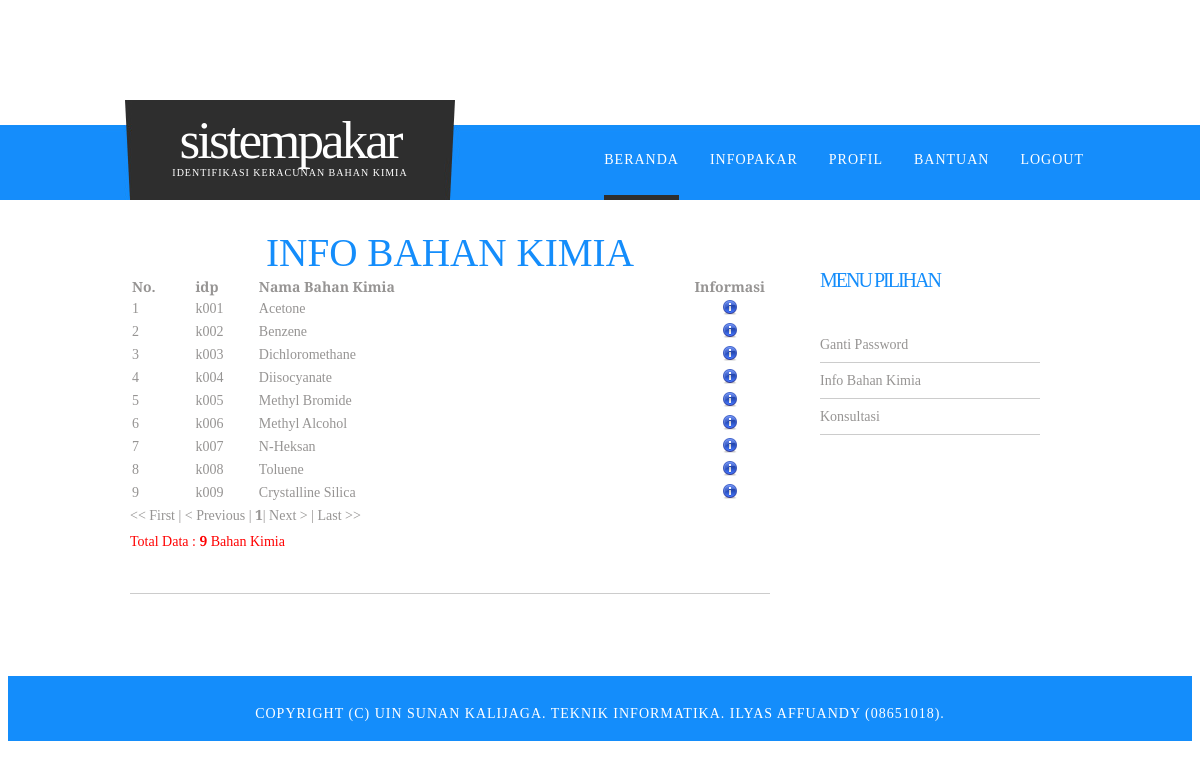
/home.php?page=infokimia (signed in), run on the app's committed database.
### tables this page shows
CREATE TABLE IF NOT EXISTS `kimia` (
  `idk` varchar(4) NOT NULL,
  `nm_kimia` varchar(35) NOT NULL,
  `nama_lain` text NOT NULL,
  `definisi` text NOT NULL,
  `pencegahan` text NOT NULL,
  `solusi` text NOT NULL,
  PRIMARY KEY (`idk`)
);

### page/infokimia.php (the view, shortened to what this page needs)
<h2 align="center">INFO BAHAN KIMIA</h2>
<table width="100%" align="left" border="0" cellpadding="1" cellspacing="1">
	<thead >
		<th width="10%" >No.</th>
		<th width="10%">idp</th>
		<th width="70%">Nama Bahan Kimia</th>
		<th width="40%"align="center">Informasi</th>
	</thead>
<tbody>
<?php
$batas=10;
$halaman = $_GET['halaman'];
if(empty($halaman))
{
$posisi=0;
$halaman=1;
}
else
{
$posisi = ($halaman-1) * $batas;
}
$no=$posisi+1;
$sql=  mysql_query("SELECT * FROM kimia ORDER BY idk ASC limit $posisi,$batas") or die (mysql_query());
if (mysql_num_rows($sql) == 0){
	echo '<tr><td colspan=4><center><br/><h4>Tidak ada data</h4></center></td></tr>';
	}else{
while ($row = mysql_fetch_assoc($sql)) {
     echo '<tr>
			<td>'.$no.'</td>
			<td>'.$row['idk'].'</td>
			<td>'.$row['nm_kimia'].'</td>
			<td align="center"><a href="home.php?page=infokimia&aksi=edit&idk='.$row['idk'].'" title="lihat"><img src="images/icons/information.png" alt="lihat" /></a><td></tr>';
$no++;
			}
}
?>
	</tbody>
</table>
<table><tbody>
<?php
$file="?page=infokimia";
$tampil2="SELECT * FROM kimia ORDER BY idk ASC";
$hasil2=mysql_query($tampil2);
$jmldata=mysql_num_rows($hasil2);
$jmlhalaman=ceil($jmldata/$batas);
$angka=($halaman > 3 ? " ... " : " ");
for($i=$halaman-2;$i<$halaman;$i++)
{
if ($i < 1)
continue;
$angka .= "<a href=$file&&halaman=$i>$i</A> ";
}
$angka .= " <b>$halaman</b> ";
for($i=$halaman+1;$i<($halaman+3);$i++)
{
if ($i > $jmlhalaman)
break;
$angka .= "<a href=$file&&halaman=$i>$i</A> ";
}
$angka .= ($halaman+2<$jmlhalaman ? " ...
<a href=$file&&halaman=$jmlhalaman>$jmlhalaman</A> " : " ");
echo "$angka";
echo "<p><font color=red>Total Data : <b>$jmldata</b> Bahan Kimia</font></p>";
?>
</tbody>
</table>

### home.php (shortened to what this page needs)
<?
if(isset($_SESSION['userid']) & isset($_SESSION['level'])){
?>
<!DOCTYPE html PUBLIC "-//W3C//DTD XHTML 1.0 Strict//EN" "http://www.w3.org/TR/xhtml1/DTD/xhtml1-strict.dtd">
<html xmlns="http://www.w3.org/1999/xhtml">
<head>
<link href="css/style.css" rel="stylesheet" type="text/css" media="screen" />
</head>
<body>
<div id="wrapper">
	<div id="wrapper2">
		<div id="header" class="container">
			<div id="logo">
				<h1><a>SistemPakar </a></h1>
				<p>Identifikasi Keracunan Bahan Kimia</p>
			</div>
			<div id="menu">
				<ul>
					<li class="current_page_item"><a href="home.php?page=home_L">Beranda</a></li>
					<li><a href="home.php?page=InfoPakar">InfoPakar</a></li>
					<li><a href="home.php?page=profil">Profil</a></li>
					<li><a href="home.php?page=bantuan1">Bantuan</a></li>
					<li><a href=login.php?op=out>Logout</a></li>
				</ul>
			</div>
		</div>
		<div id="page">
			<div id="content">
				<div class="post">
					<div class="entry">
				<?php
                $page=$_GET['page'];
                if(isset($_GET['page'])){
					include 'page/'.$page.'.php';
				}else{
					include 'page/home_L.php';
				}
				?>
					</div>
				</div>
				<div style="clear: both;">&nbsp;</div>
			</div>
			<div id="sidebar">
				<ul>
				<?php
						if ($_SESSION['level']==10){
						include "user.php";
						}else if ($_SESSION['level']==20){
						include "admin.php";
						}
				?>
					<div style="clear: both;">&nbsp;</div>
				</ul>
			</div>
			<div style="clear: both;">&nbsp;</div>
		</div>
	</div>
</div>
<div id="footer-content">
	<div id="footer">
		<p>Copyright (c) UIN Sunan Kalijaga. Teknik Informatika. Ilyas Affuandy (08651018).</p>
	</div>
</div>
</body>
</html>
<?php
}else{
	echo "Anda dilarang mengakses halaman ini";
	header("location:index.php");
}
?>

### user.php (shortened to what this page needs)
&nbsp;&nbsp;<li>
<li>
			<h2>Menu Pilihan</h2>
			<ul>
			<li><a href="home.php?page=gnt_pass">Ganti Password</a></li>
			<li><a href="home.php?page=infokimia">Info Bahan Kimia</a></li>
			<li><a href="home.php?page=diagnosa">Konsultasi</a></li>
			</ul>
</li>

### css/style.css (style rules this page uses)
body { margin-top: 100px; padding: 0px; background: #FFFFFF url(../images/img02.jpg) repeat-x left top; font-family: 'Arvo', serif; font-size: 14px; color: #969493; }
h1, h2, h3 { margin: 0; padding: 0; font-family: 'Arvo', serif; font-weight: normal; color: #148DFB; }
h1 { font-size: 2em; }
h2 { font-size: 2.8em; }
p, ul, ol { margin-top: 0; line-height: 240%; }
a { text-decoration: none; color: #148DFB; }
.container { width: 1000px; margin: 0px auto; }
#header { overflow: hidden; width: 1000px; height: 100px; margin: 0 auto; padding: 0px 0px; background: url(../images/img01.jpg) no-repeat left top; }
#logo { float: left; width: 320px; margin: 0px; padding: 0px 0px 0px 30px; color: #FFFFFF; }
#logo h1 { display: block; padding: 10px 0px 0px 0px; letter-spacing: -3px; text-align: center; text-transform: lowercase; font-size: 3.8em; }
#logo h1 a { font-family: 'Arvo', serif; color: #FFFFFF; }
#logo p { margin-top: -10px; padding: 0px 0 0 0px; letter-spacing: 1px; text-transform: uppercase; text-align: center; font-family: 'Arvo', serif; font-size: 10px; color: #FFFFFF; }
#logo a { border: none; background: none; text-decoration: none; color: #000000; }
#menu { float: right; width: 600px; height: 90px; margin: 0 auto; padding: 0; }
#menu ul { float: right; margin: 0; padding: 25px 0px 0px 0px; list-style: none; line-height: normal; }
#menu li { float: left; height: 65px; padding: 0px 15px 0px 15px; }
#menu a { display: block; height: 70px; line-height: 70px; margin-right: 1px; letter-spacing: 1px; text-decoration: none; text-align: center; text-transform: uppercase; font-family: 'Arvo', serif; font-size: 14px; font-weight: normal; color: #FFFFFF; border: none; }
#menu a:hover, #menu .current_page_item a { border-bottom: 5px solid #2E2E2E; text-decoration: none; }
#page { width: 940px; margin: 0px auto; padding: 30px 0px; }
#content { float: left; width: 640px; padding: 0px 0px 0px 0px; }
.post { overflow: hidden; margin-bottom: 20px; border-bottom: 1px solid #CCCCCC; }
.post .entry { padding: 0px 0px 30px 0px; padding-bottom: 20px; text-align: justify; }
#sidebar { float: right; width: 280px; margin: 0px; padding: 0px 0px 0px 0px; font-family: 'Arvo', serif; }
#sidebar ul { margin: 0; padding: 0; list-style: none; }
#sidebar li { margin: 0; padding: 0; }
#sidebar li ul { margin: 0px 0px; padding-bottom: 50px; }
#sidebar li li { line-height: 35px; border-bottom: 1px solid #CCCCCC; background: url(../images/img01.gif) no-repeat left 13px; margin: 0px 30px; font-size: 14px; font-weight: normal; }
#sidebar li li a { padding: 0px 0px 0px 0px; }
#sidebar h2 { margin: 0px; padding: 0px 0px 30px 0px; padding-left: 30px; letter-spacing: -2px; text-align: left; text-transform: uppercase; font-size: 20px; font-weight: normal; color: #148DFB; }
#sidebar a { border: none; color: #969493; }
#footer-content { background: #148DFB; }
#footer { width: 960x; margin: 0px auto; height: 50px; margin: 0 auto; padding: 0px 0 15px 0; background: #148DFB; }
#footer p { margin: 0; padding-top: 30px; line-height: normal; letter-spacing: 1px; text-align: center; text-decoration: none; text-transform: uppercase; font-weight: normal; color: #FFFFFF; }

### data on the page
kimia: idk "k001", nm_kimia "Acetone"
kimia: idk "k002", nm_kimia "Benzene"
kimia: idk "k003", nm_kimia "Dichloromethane"
kimia: idk "k004", nm_kimia "Diisocyanate"
kimia: idk "k005", nm_kimia "Methyl Bromide"
kimia: idk "k006", nm_kimia "Methyl Alcohol"
kimia: idk "k007", nm_kimia "N-Heksan"
kimia: idk "k008", nm_kimia "Toluene"
kimia: idk "k009", nm_kimia "Crystalline Silica"

### other printed values
$halaman "1"
$jmldata "9"
